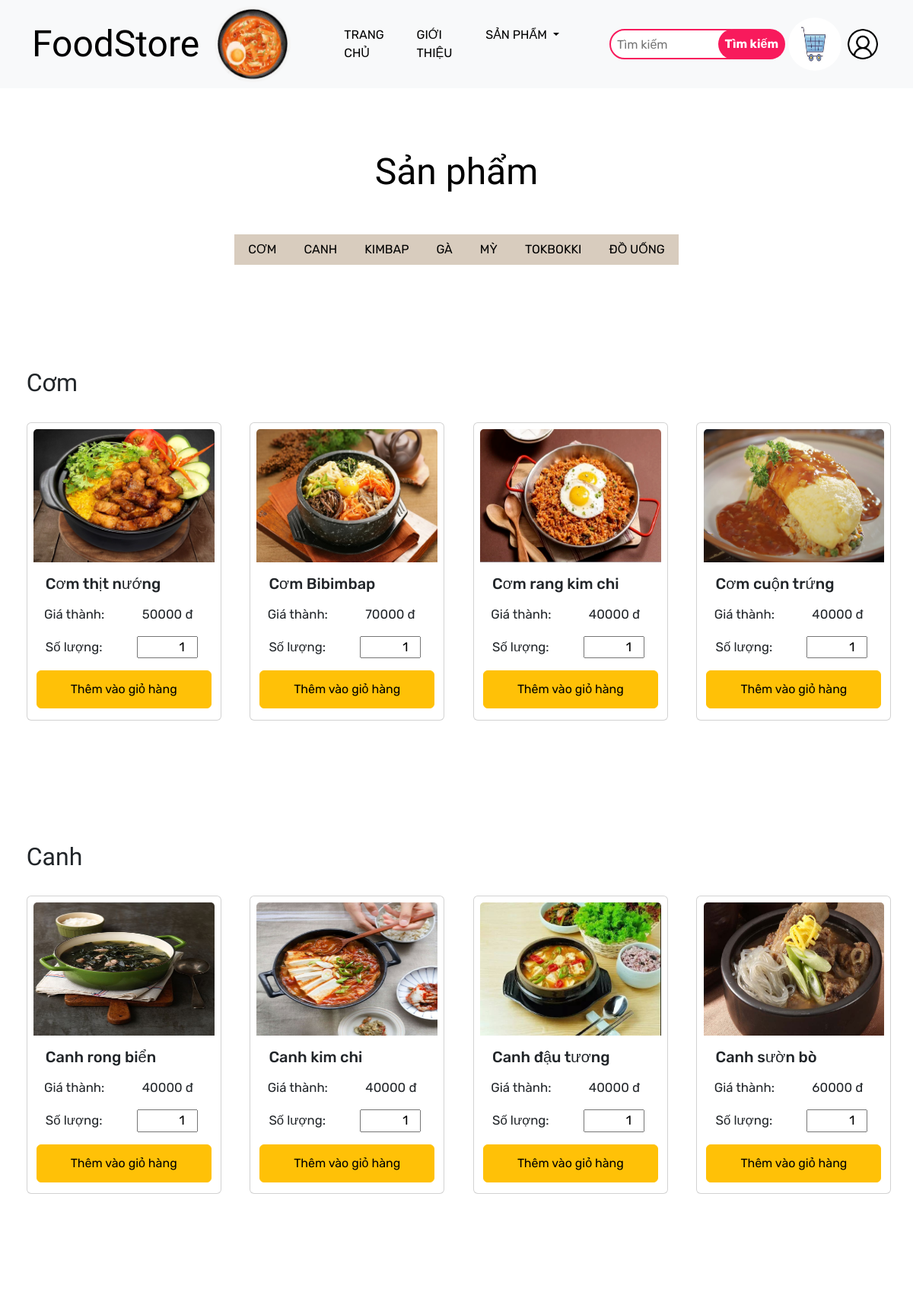
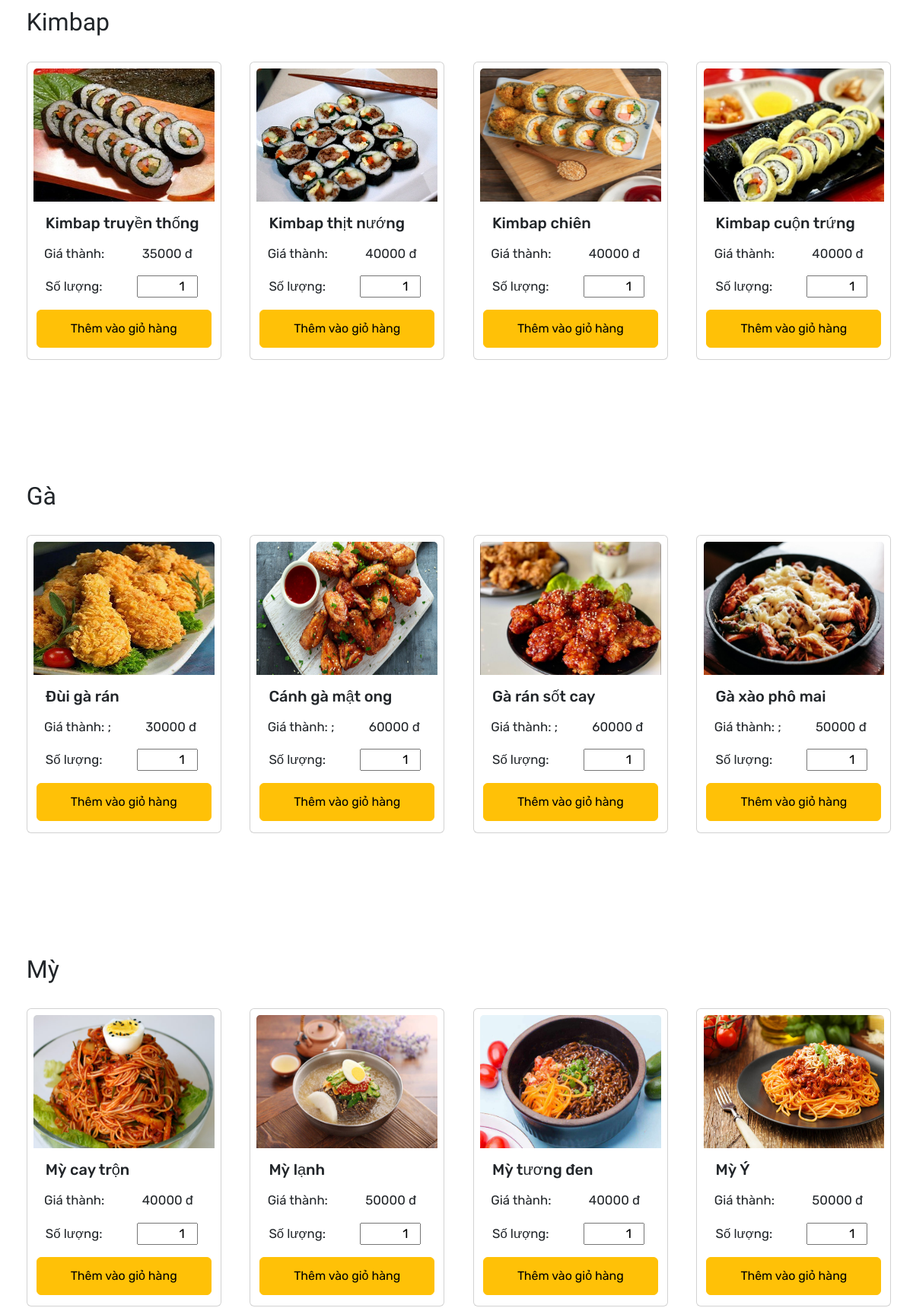
Page /Food_Store/food_store_web/build/product.php (upper part) on the committed database (2 pictures, top to bottom).
### tables this page shows
CREATE TABLE `products` (
  `productCode` varchar(15) NOT NULL,
  `productName` varchar(50) NOT NULL,
  `productLine` varchar(50) NOT NULL,
  `price` decimal(10,0) NOT NULL,
  `available` tinyint(1) NOT NULL,
  `productDescription` varchar(50) NOT NULL,
  `image_path` text DEFAULT NULL
);

### Food_Store/db/dbhelper.php (called while the page is built, shortened)
<?php
function executeResult($sql) {
	$con = mysqli_connect(HOST, USERNAME, PASSWORD, DATABASE);
	$result = mysqli_query($con, $sql);
	$data   = [];
	while ($row = mysqli_fetch_array($result, 1)) {
		$data[] = $row;
	}
	return $data;
}

### Food_Store/food_store_web/build/product.php (the view, shortened to what this page needs)
<?php
require_once ('../../db/dbhelper.php');
$sanpham ='';
?>
<html lang="en">
  <head>
    <link href="https://cdn.jsdelivr.net/npm/bootstrap@5.3.0-alpha3/dist/css/bootstrap.min.css" rel="stylesheet">
    <link rel="stylesheet" href="./style.css">
    <link rel="stylesheet" href="https://cdn.jsdelivr.net/npm/bootstrap-icons@1.10.4/font/bootstrap-icons.css">
  </head>
  <header id="head" data-bs-spy="scroll" data-bs-target=".navbar" data-bs-offset="50">
    <nav class="navbar navbar-expand-lg navbar navbar-expand-sm bg-light fixed-top">
      <div class="container">
        <a class="navbar-brand" href="#">FoodStore</a>
        <div class="icon px-1">
          <img src="../img/icon/logo.jpg" class="rounded-circle rounded float-start" width="100" height="100" alt="">
        </div>
        <div class="collapse navbar-collapse" id="navbarScroll">
          <ul class="navbar-nav m-5 my-2 my-lg-0">
            <li class="nav-item"><a class="nav-link active" onclick="location.href='./index.html'" href="#trangchu">Trang chủ</a></li>
            <li class="nav-item"><a class="nav-link" onclick="location.href='./index.html#gioithieu'" href="#gioithieu">Giới thiệu</a></li>
            <div class="dropdown">
              <button class="btn dropdown-toggle nav-link" type="button" id="dropdownMenuButton1" data-bs-toggle="dropdown" aria-expanded="false">
                  Sản phẩm
              </button>
            </div>
          </ul>
          <form class="d-flex" method="post" action="search.php" >
            <input class="px-2 search" type="search" placeholder="Tìm kiếm" aria-label="Tìm kiếm" id = "sanpham" name = "sanpham" value="<?=$sanpham?>">
            <input type="submit" class="btn0" name="search" value="Tìm kiếm">
          </form>
        </div>
        <div class="icon px-1">
          <img src="../img/icon/cart.jpg" onclick="location.href='./cart.php'" class="rounded-circle rounded float-start" width="70" height="70" alt="">
        </div>
        <div class="icon px-1">
          <img src="../img/icon/user.png" onclick="location.href='../../admin/account'" class="rounded-circle rounded float-start" width="40" height="40" alt="">
        </div>
      </div>
    </nav>
  </header>
  <br><br><br></br></br></br>
    <body >
      <div style="padding:5px">
        <h1 class="text-center introduce" >Sản phẩm</h1>
        <div class="row">
          <nav class="navbar navbar-expand-sm justify-content-center">
          <ul class="navbar-nav bg-intro" >
            <li class="nav-item">
              <a class="nav-link" href="#com">Cơm</a>
            </li>
            <li class="nav-item">
              <a class="nav-link" href="#canh">Canh</a>
            </li>
            <li class="nav-item">
              <a class="nav-link" href="#kimbap">Kimbap</a>
            </li>
            <li class="nav-item">
              <a class="nav-link" href="#ga">Gà</a>
            </li>
            <li class="nav-item">
              <a class="nav-link" href="#my">Mỳ</a>
            </li>
            <li class="nav-item">
              <a class="nav-link" href="#tokbokki">Tokbokki</a>
            </li>
            <li class="nav-item">
              <a class="nav-link" href="#douong">Đồ uống</a>
            </li>
          </ul>
      </nav>
      </div>
      <br><br></br></br>
      <div class="productlist">
        <div id="com" class="container-fluid" style="padding:80px 10px; padding-left: 2.5%;">
          <h2>Cơm</h2>
          <br>
          <div class="row row-cols-1 row-cols-md-4 g-4">
            <?php
                $sql          = 'select * from products where productLine = "Com"';
                $productList = executeResult($sql);
                foreach ($productList as $item) {
                    echo '
                      <div class="col-sm-3">
                        <div class="card" style="width: 16rem; height: 24.5rem; padding: 3% 3%">
                          <img src="'.$item['image_path'].'" class="card-img-top" alt="..." width="300" height="175";>
                          <h5 class="card-title m-3">'.$item['productName'].'</h5>
                          <form action="cart.php" method="post">
                              <div style="font-size: 105%; padding-left: 6%">Giá thành: &nbsp;&nbsp;&nbsp;&nbsp;&nbsp;&nbsp;&nbsp;&nbsp;&nbsp;&nbsp;&nbsp;'.$item['price'].' &#273</div>
                              <div class="card-body">
                                <div style="font-size: 105%">Số lượng: &nbsp;&nbsp;&nbsp;&nbsp;&nbsp;&nbsp;&nbsp;&nbsp;&nbsp;
                              <input type="number" style="text-align: right; width: 80px"name="soluong" min="1" max="10" value="1" ></div>
                              </div>
                              &nbsp;<input type="submit" class="btn btn-warning" name="addcart" value="Thêm vào giỏ hàng" style ="height:50px; width:230px;">
                              <input type="hidden" name="tensp" value="'.$item['productName'].'">
                              <input type="hidden" name="gia" value="'.$item['price'].'">
                              <input type="hidden" name="hinh" value="'.$item['image_path'].'">
                          </form>
                        </div>
                      </div>';
                }
            ?>
          </div>
        </div>
        <div id="canh" class="container-fluid" style="padding:80px 10px; padding-left: 2.5%;">
          <h2>Canh</h2>
          <br>
          <div class="row row-cols-1 row-cols-md-4 g-4">
            <?php
                $sql          = 'select * from products where productLine = "Canh"';
                $productList = executeResult($sql);
                foreach ($productList as $item) {
                    echo '
                      <div class="col-sm-3">
                        <div class="card" style="width: 16rem; height: 24.5rem; padding: 3% 3%">
                          <img src="'.$item['image_path'].'" class="card-img-top" alt="..." width="300" height="175";>
                          <h5 class="card-title m-3">'.$item['productName'].'</h5>
                          <form action="cart.php" method="post">
                              <div style="font-size: 105%; padding-left: 6%">Giá thành: &nbsp;&nbsp;&nbsp;&nbsp;&nbsp;&nbsp;&nbsp;&nbsp;&nbsp;&nbsp;&nbsp;'.$item['price'].' &#273</div>
                              <div class="card-body">
                                <div style="font-size: 105%">Số lượng: &nbsp;&nbsp;&nbsp;&nbsp;&nbsp;&nbsp;&nbsp;&nbsp;&nbsp;
                              <input type="number" style="text-align: right; width: 80px"name="soluong" min="1" max="10" value="1" ></div>
                              </div>
                              &nbsp;<input type="submit" class="btn btn-warning" name="addcart" value="Thêm vào giỏ hàng" style ="height:50px; width:230px;">
                              <input type="hidden" name="tensp" value="'.$item['productName'].'">
                              <input type="hidden" name="gia" value="'.$item['price'].'">
                              <input type="hidden" name="hinh" value="'.$item['image_path'].'">
                          </form>
                        </div>
                      </div>';
                }
            ?>
          </div>
        </div>
        <div id="kimbap" class="container-fluid" style="padding:80px 10px; padding-left: 2.5%;">
          <h2>Kimbap</h2>
          <br>
          <div class="row row-cols-1 row-cols-md-4 g-4">
            <?php
                $sql          = 'select * from products where productLine = "Kimbap"';
                $productList = executeResult($sql);
                foreach ($productList as $item) {
                    echo '
                      <div class="col-sm-3">
                        <div class="card" style="width: 16rem; height: 24.5rem; padding: 3% 3%">
                          <img src="'.$item['image_path'].'" class="card-img-top" alt="..." width="300" height="175";>
                          <h5 class="card-title m-3">'.$item['productName'].'</h5>
                          <form action="cart.php" method="post">
                              <div style="font-size: 105%; padding-left: 6%">Giá thành: &nbsp;&nbsp;&nbsp;&nbsp;&nbsp;&nbsp;&nbsp;&nbsp;&nbsp;&nbsp;&nbsp;'.$item['price'].' &#273</div>
                              <div class="card-body">
                                <div style="font-size: 105%">Số lượng: &nbsp;&nbsp;&nbsp;&nbsp;&nbsp;&nbsp;&nbsp;&nbsp;&nbsp;
                              <input type="number" style="text-align: right; width: 80px"name="soluong" min="1" max="10" value="1" ></div>
                              </div>
                              &nbsp;<input type="submit" class="btn btn-warning" name="addcart" value="Thêm vào giỏ hàng" style ="height:50px; width:230px;">
                              <input type="hidden" name="tensp" value="'.$item['productName'].'">
                              <input type="hidden" name="gia" value="'.$item['price'].'">
                              <input type="hidden" name="hinh" value="'.$item['image_path'].'">
                          </form>
                        </div>
                      </div>';
                }
            ?>
          </div>
        </div>
        <div id="ga" class="container-fluid" style="padding:80px 10px; padding-left: 2.5%;">
          <h2>Gà</h2>
          <br>
          <div class="row row-cols-1 row-cols-md-4 g-4">
            <?php
                $sql          = 'select * from products where productLine = "Ga"';
                $productList = executeResult($sql);
                foreach ($productList as $item) {
                    echo '
                      <div class="col-sm-3">
                        <div class="card" style="width: 16rem; height: 24.5rem; padding: 3% 3%">
                          <img src="'.$item['image_path'].'" class="card-img-top" alt="..." width="300" height="175";>
                          <h5 class="card-title m-3">'.$item['productName'].'</h5>
                          <form action="cart.php" method="post">
                              <div style="font-size: 105%; padding-left: 6%">Giá thành: ;&nbsp;&nbsp;&nbsp;&nbsp;&nbsp;&nbsp;&nbsp;&nbsp;&nbsp;&nbsp;&nbsp;'.$item['price'].' &#273</div>
                              <div class="card-body">
                                <div style="font-size: 105%">Số lượng: &nbsp;&nbsp;&nbsp;&nbsp;&nbsp;&nbsp;&nbsp;&nbsp;&nbsp;
                              <input type="number" style="text-align: right; width: 80px"name="soluong" min="1" max="10" value="1" ></div>
                              </div>
                              &nbsp;<input type="submit" class="btn btn-warning" name="addcart" value="Thêm vào giỏ hàng" style ="height:50px; width:230px;">
                              <input type="hidden" name="tensp" value="'.$item['productName'].'">
                              <input type="hidden" name="gia" value="'.$item['price'].'">
                              <input type="hidden" name="hinh" value="'.$item['image_path'].'">
                          </form>
                        </div>
                      </div>';
                }
            ?>
          </div>
        </div>
        <div id="my" class="container-fluid" style="padding:80px 10px; padding-left: 2.5%;">
          <h2>Mỳ</h2>
          <br>
          <div class="row row-cols-1 row-cols-md-4 g-4">
            <?php
                $sql          = 'select * from products where productLine = "My"';
                $productList = executeResult($sql);
                foreach ($productList as $item) {
                    echo '
                      <div class="col-sm-3">
                        <div class="card" style="width: 16rem; height: 24.5rem; padding: 3% 3%">
                          <img src="'.$item['image_path'].'" class="card-img-top" alt="..." width="300" height="175";>
                          <h5 class="card-title m-3">'.$item['productName'].'</h5>
                          <form action="cart.php" method="post">
                              <div style="font-size: 105%; padding-left: 6%">Giá thành: &nbsp;&nbsp;&nbsp;&nbsp;&nbsp;&nbsp;&nbsp;&nbsp;&nbsp;&nbsp;&nbsp;'.$item['price'].' &#273</div>
                              <div class="card-body">
                                <div style="font-size: 105%">Số lượng: &nbsp;&nbsp;&nbsp;&nbsp;&nbsp;&nbsp;&nbsp;&nbsp;&nbsp;
                              <input type="number" style="text-align: right; width: 80px"name="soluong" min="1" max="10" value="1" ></div>
                              </div>
                              &nbsp;<input type="submit" class="btn btn-warning" name="addcart" value="Thêm vào giỏ hàng" style ="height:50px; width:230px;">
                              <input type="hidden" name="tensp" value="'.$item['productName'].'">
                              <input type="hidden" name="gia" value="'.$item['price'].'">
                              <input type="hidden" name="hinh" value="'.$item['image_path'].'">
                          </form>
                        </div>
                      </div>';
                }
            ?>
          </div>
        </div>
      </div>
      </div>
    </body>
</html>

### Food_Store/food_store_web/build/style.css (style rules this page uses)
* { padding: 0; margin: 0; box-sizing: border-box; }
.navbar-brand { font-size: 3rem; color: black; font-family: 'Lobster', cursive; }
.nav-link { margin-right: 10px; margin-left: 10px; color: black; font-family: 'Rubik', sans-serif; text-transform: uppercase; }
.search { height: 40px; width: 80%; border-radius: 60px; outline: none; margin-right: -35px; font-family: 'Rubik', sans-serif; border: 2px solid rgb(248, 26, 92); }
.btn0 { height: 40px; width: 40%; outline: none; border: none; background: rgb(248, 26, 92); color: white; border-radius: 60px; font-family: 'Rubik', sans-serif; font-weight: 700; }
.introduce { font-size: 3rem; color: black; font-family: 'Lobster', cursive; margin-top: 3rem; text-align: center; }
.bg-intro { background-color: rgb(216,204,190); color: black; margin-left: 2cm; margin-right: 2cm; margin-top: 1cm; }
.productlist { font-family: 'Lobster', cursive; margin-top: -3rem; }
.card { font-family: 'Rubik', sans-serif; background-color: rgb(255,255,255); width: 18rem; height: 35rem; }

### rows in the picture
products: image_path (picture), productName "Cơm thịt nướng", price "50000"
products: image_path (picture), productName "Cơm Bibimbap", price "70000"
products: image_path (picture), productName "Cơm rang kim chi", price "40000"
products: image_path (picture), productName "Cơm cuộn trứng", price "40000"
products: image_path (picture), productName "Canh rong biển", price "40000"
products: image_path (picture), productName "Canh kim chi", price "40000"
products: image_path (picture), productName "Canh đậu tương", price "40000"
products: image_path (picture), productName "Canh sườn bò", price "60000"
products: image_path (picture), productName "Kimbap truyền thống", price "35000"
products: image_path (picture), productName "Kimbap thịt nướng", price "40000"
products: image_path (picture), productName "Kimbap chiên", price "40000"
products: image_path (picture), productName "Kimbap cuộn trứng", price "40000"
products: image_path (picture), productName "Đùi gà rán", price "30000"
products: image_path (picture), productName "Cánh gà mật ong", price "60000"
products: image_path (picture), productName "Gà rán sốt cay", price "60000"
products: image_path (picture), productName "Gà xào phô mai", price "50000"
products: image_path (picture), productName "Mỳ cay trộn", price "40000"
products: image_path (picture), productName "Mỳ lạnh", price "50000"
products: image_path (picture), productName "Mỳ tương đen", price "40000"
products: image_path (picture), productName "Mỳ Ý", price "50000"
